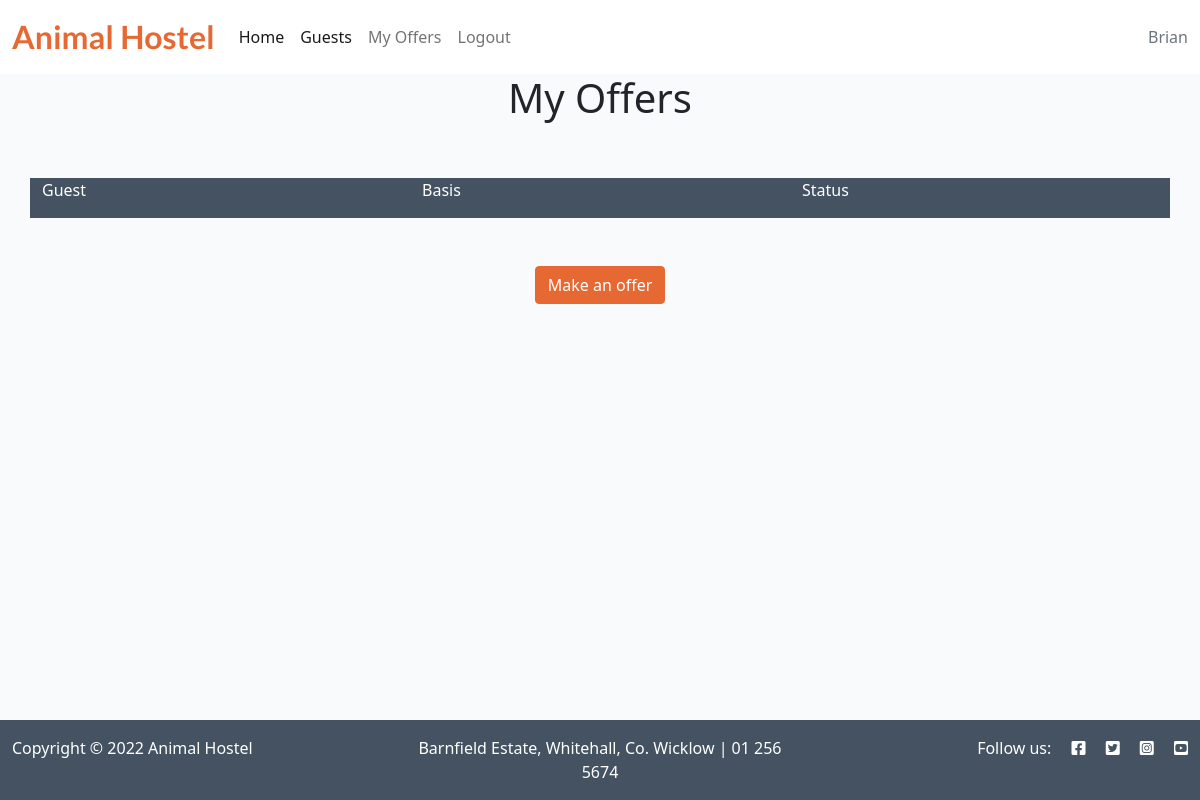
Before: /offers/ (signed in) with the older database file.
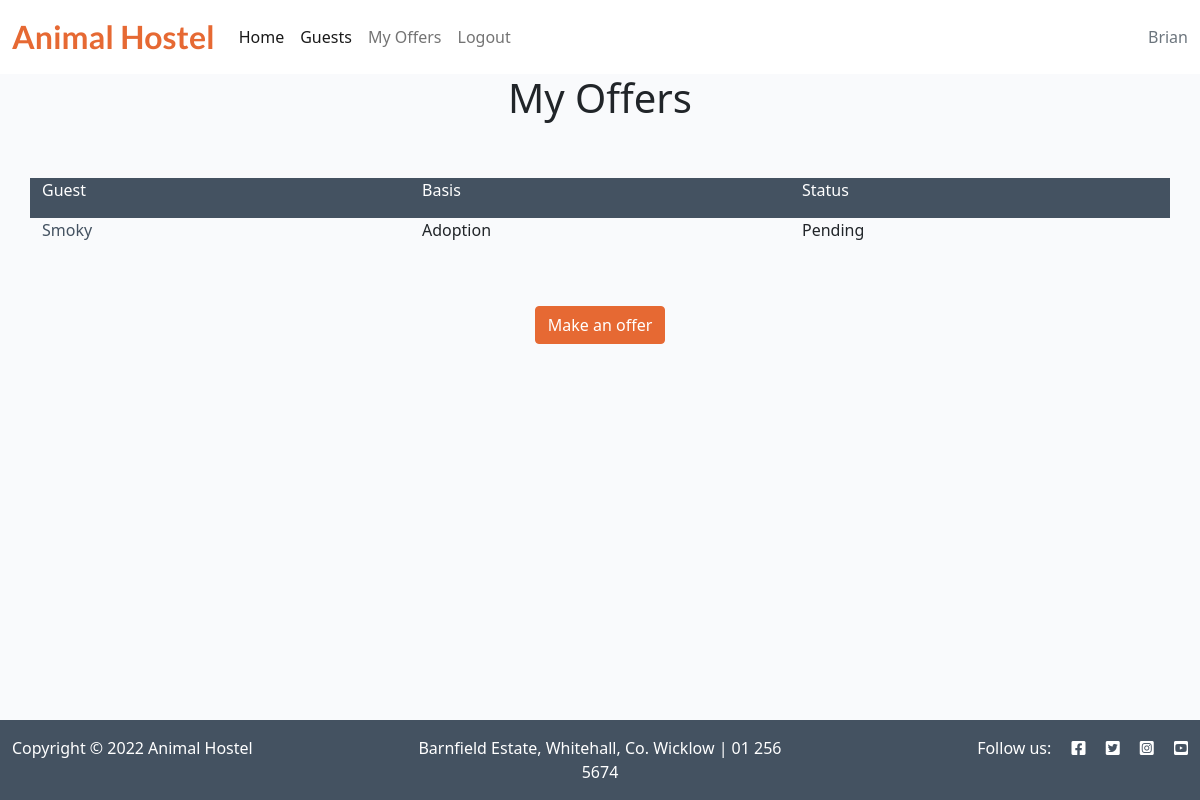
After: the same page with the newer database file.
### home_animals/models.py (models this page shows, shortened)
class Offer(models.Model):
    slug = models.SlugField(max_length=200, unique=True)
    animal = models.ForeignKey(Animal, on_delete=models.CASCADE,
                               related_name="home_animals_animal")
    user = models.ForeignKey(User, on_delete=models.CASCADE,
                             related_name="home_animals_user")
    ADOPTION = 'A'
    FOSTERING = 'F'
    OFFER_CHOICES = [
        (ADOPTION, 'Adoption'),
        (FOSTERING, 'Fostering'),
    ]
    basis = models.CharField(
        max_length=1,
        choices=OFFER_CHOICES)
    pitch = models.TextField()
    weeks = models.IntegerField(null=True, blank=True)
    APPROVED = 'A'
    PENDING = 'P'
    REJECTED = 'R'
    STATUS_CHOICES = [
        (APPROVED, 'Aproved'),
        (PENDING, 'Pending'),
        (REJECTED, 'Rejected'),
    ]
    status = models.CharField(
        max_length=1,
        choices=STATUS_CHOICES)
    class Meta:
        ordering = ['animal']

class Animal(models.Model):
    name = models.CharField(max_length=200, unique=True)
    slug = models.SlugField(max_length=200, unique=True)
    type = models.ForeignKey(AnimalType, on_delete=models.CASCADE,
                             related_name="home_animals_animals")
    description = models.TextField()
    image = CloudinaryField('image', default='placeholder')
    slogan = models.TextField(blank=True)
    class Meta:
        ordering = ['name']
    def __str__(self):
        return str(self.name)

### home_animals/views.py (the view)
# urls.py: path('offers/', views.OffersList.as_view(), name='offers'),
class OffersList(View):
    def get(self, request):
        offers = Offer.objects.order_by('slug')
        return render(
            request,
            'pages/offers.html',
            {
                'offers': offers,
            }
        )

### templates/pages/offers.html
{% extends "base.html" %}
{% block content %}
<div class="container">
    <div class="row">
        <div class="col-12 mt">
            <a id="offers">
                <h1 class="text-center">My Offers</h1>
            </a>
        </div>
    </div>
    <div class="row offers-list" >
        <div class="col-4">
            <div>
                <p>Guest</p>
            </div>
        </div>
        <div class="col-4">
            <div>
                <p>Basis</p>
            </div>
        </div>
        <div class="col-4">
            <div>
                <p>Status</p>
            </div>
        </div>
    </div>
    <div>
        {% for offer in offers %}
        {% if offer.user == user %}
        {% include "components/offer.html" %}
        {% endif %}
        {% endfor %}
    </div>
    <div class="row text-center mt-5 mb-5">
        <div class="col-12">
            <a class="btn btn-primary" href="{% url 'add_offer' %}" role="button">Make an offer</a>
        </div>
    </div>
</div>
{%endblock%}

### templates/components/offer.html
<div class="row">
    <div class="col-4">
        <div>
            <p>
                <a href="#" class="guest-link">
                    {{ offer.animal }}
                </a>
            </p>
        </div>
    </div>
    <div class="col-4">
        <div>
            <p>
                {% if offer.basis == 'A' %}
                {{ 'Adoption' }}
                {% else %}
                {{ 'Fostering' }}
                {% endif %}
            </p>
        </div>
    </div>
    <div class="col-4">
        <div>
            <p>
                {% if offer.status == 'P' %}
                {{ 'Pending' }}
                {% elif offer.status == 'A' %}
                {{ 'Approved' }}
                {% else %}
                {{ 'Rejected' }}
                {% endif %}
            </p>
        </div>
    </div>
</div>

Changed rows visible on the page:
added Offer: animal "Smoky", value "Adoption", value "Pending"
